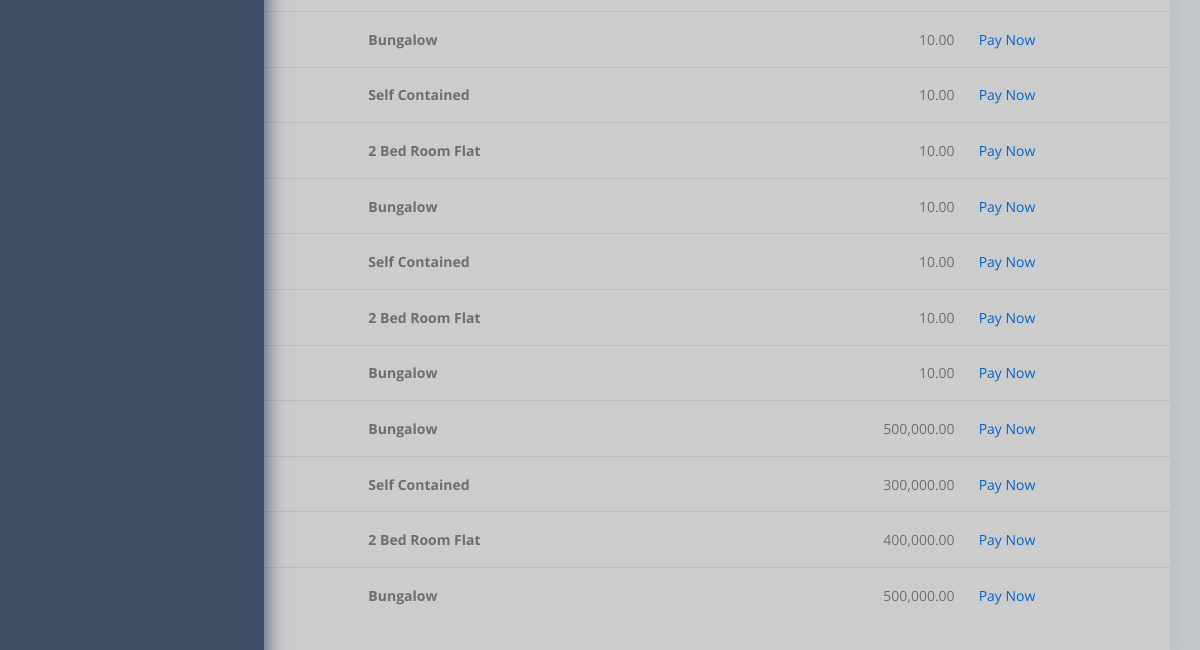
The app's page /bills/pending_bills_detail/4/ (lower part), older data.
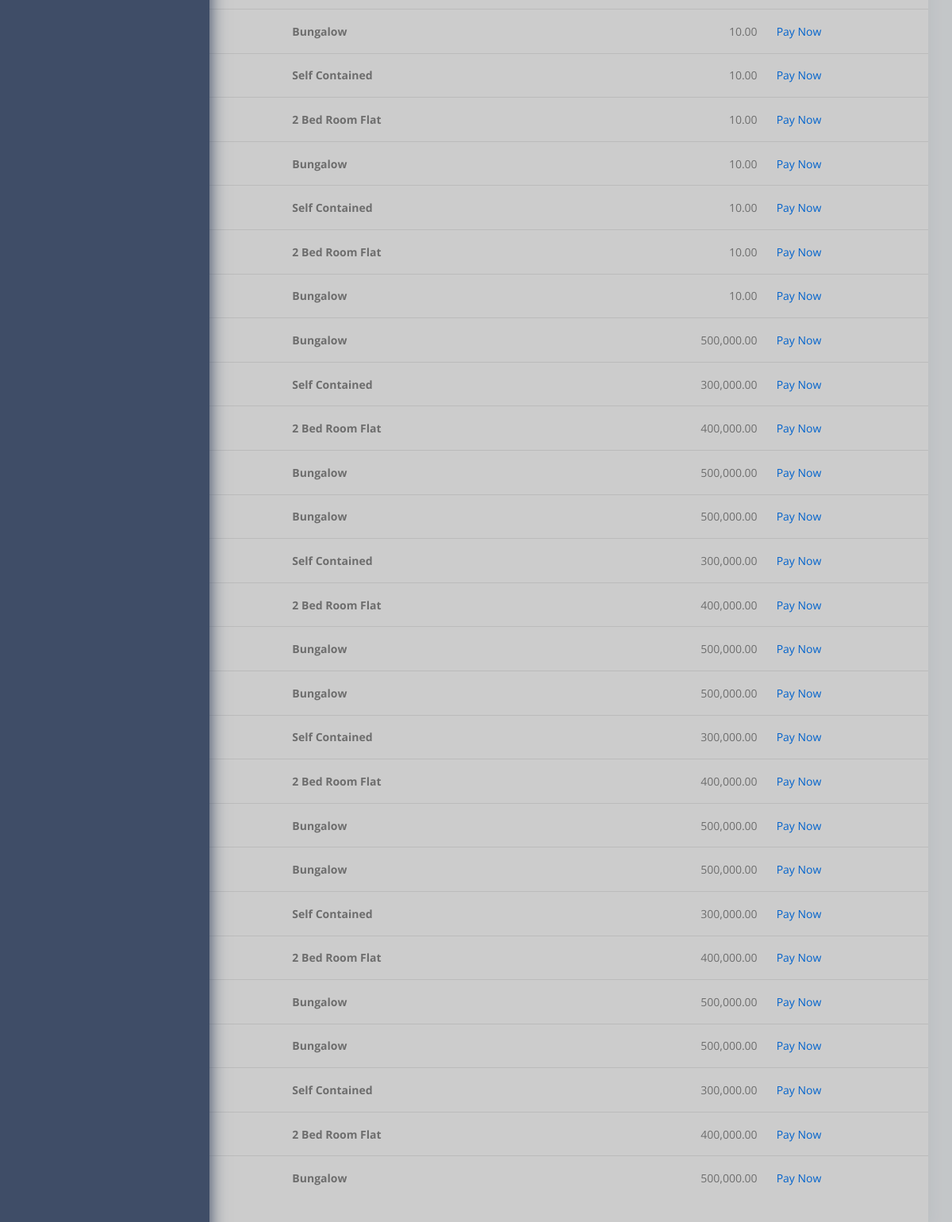
The same page, newer data.
### bills/models.py (models this page shows, shortened)
class Bill(models.Model):
    occupant            = models.ForeignKey(User, on_delete=models.CASCADE)
    billed_for          = models.ForeignKey(Apartment,on_delete=models.CASCADE)
    amount_due          = models.DecimalField(decimal_places=2, default='00.00', max_digits=20)
    status              = models.CharField(max_length=10, choices=BILL_STATUS, default='billed')
    date_created        = models.DateField(auto_now_add=False, auto_now=True)
    last_updated        = models.DateTimeField(auto_now_add=True, auto_now=False)

### apartments/models.py (models this page shows, shortened)
class Apartment(models.Model):
    apartment_category = models.CharField(max_length=15, choices=ApartmentCategory)
    apartment_type = models.ForeignKey(ApartmentType,on_delete=models.CASCADE)
    phase = models.IntegerField()
    street = models.ForeignKey(Street,on_delete=models.CASCADE)
    compound = models.CharField(max_length=100)
    flat_number = models.IntegerField()
    status = models.CharField(max_length=15, choices=ApartmentStatus,default='free')
    date_created = models.DateTimeField(auto_now_add=True)
    created_by = models.ForeignKey(User,on_delete=models.CASCADE)

class ApartmentType(models.Model):
    title = models.CharField(max_length=100, unique=True)
    description = models.TextField(blank=True,null=True)
    price = models.DecimalField(decimal_places=2, default='00.00', max_digits=20)
    date_created = models.DateTimeField(auto_now_add=True)
    created_by = models.ForeignKey(User,on_delete=models.CASCADE)

### bills/views.py (the view)
# urls.py: path('pending_bills_detail/<user>/',views.pending_bills_detail_view,name='pending_bills_detail'),
def pending_bills_detail_view(request,user):
    occupant = User.objects.get(id=user)
    bills=Bill.objects.filter(status='billed',occupant=user)
    account_balance = Wallet.objects.get(occupant_id=user).account_balance
    context={"bills":bills,"occupant":occupant,"account_balance":account_balance}
    return render(request,'bills/pending_bills_detail.html',context)

### accounts/models.py (called while the page is built)
    def __str__(self):
        return self.email

### context_processors.py (called while the page is built)
def cfg_assets_root(request):
    return { 'ASSETS_ROOT' : settings.ASSETS_ROOT }

### templates/bills/pending_bills_detail.html (shortened to what this page needs)
{% extends "layouts/base.html" %}
{% load mathfilters %}
{% block content %}
    <section class="pcoded-main-container">
        <div class="pcoded-wrapper">
            <div class="pcoded-content">
                <div class="pcoded-inner-content">
                    <div class="main-body">
                        <div class="page-wrapper">
                            <div class="row">
                                <div class="col-xl-12">
                                    <div class="card">
                                        <div class="table table-responsive">
                                            <table class="table table-hover">
                                                <tbody>
                                                    {% for bill in bills %}
                                                    <tr>
                                                        <td>{{bill.date_created}}</td>
                                                        <th>{{bill.billed_for.apartment_type.title}}</th>
                                                        <td style="text-align: right;">{{bill.amount_due}}</td>
                                                        <td><a href="{% url 'payment' bill.id %}">Pay Now</a></td>
                                                    </tr>
                                                    {% endfor %}
                                                </tbody>
                                            </table>
                                        </div>
                                    </div>
                                </div>
                            </div>
                        </div>
                    </div>
                </div>
            </div>
        </div>
    </section>
{% endblock content %}

Row changes from the older to the newer data that the page shows:
added Bill: billed_for.apartment_type "Bungalow", amount_due "500,000.00"
added Bill: billed_for.apartment_type "Self Contained", amount_due "300,000.00"
added Bill: billed_for.apartment_type "2 Bed Room Flat", amount_due "400,000.00"
added Bill: billed_for.apartment_type "Bungalow", amount_due "500,000.00"
added Bill: billed_for.apartment_type "Bungalow", amount_due "500,000.00"
added Bill: billed_for.apartment_type "Self Contained", amount_due "300,000.00"
added Bill: billed_for.apartment_type "2 Bed Room Flat", amount_due "400,000.00"
added Bill: billed_for.apartment_type "Bungalow", amount_due "500,000.00"
added Bill: billed_for.apartment_type "Bungalow", amount_due "500,000.00"
added Bill: billed_for.apartment_type "Self Contained", amount_due "300,000.00"
added Bill: billed_for.apartment_type "2 Bed Room Flat", amount_due "400,000.00"
added Bill: billed_for.apartment_type "Bungalow", amount_due "500,000.00"
added Bill: billed_for.apartment_type "Bungalow", amount_due "500,000.00"
added Bill: billed_for.apartment_type "Self Contained", amount_due "300,000.00"
added Bill: billed_for.apartment_type "2 Bed Room Flat", amount_due "400,000.00"
added Bill: billed_for.apartment_type "Bungalow", amount_due "500,000.00"
